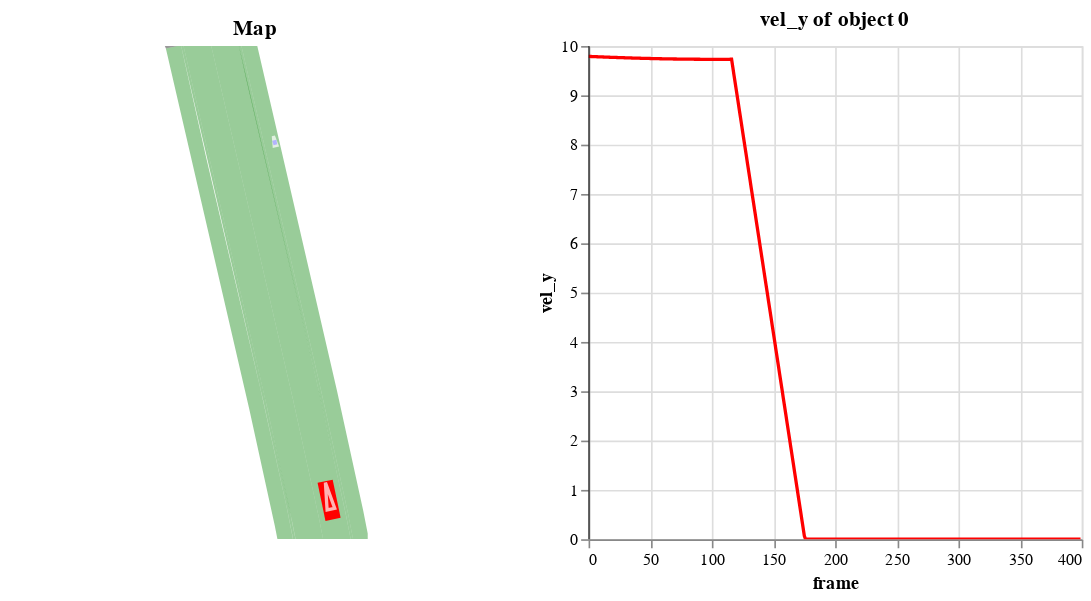

This figure's notebook cell:
### Markdown cell above
### Plot using Altair
You can create interactive plots with [altair](https://altair-viz.github.io/) using `plot_altair` function of the recording. If using the the function in a non notebook environment use `import altair as alt; alt.renderers.enable("browser")` to enable blotting in a browser and call `.show()` on the resulting chart.

### Code cell
r.plot_altair(start_frame=0, end_frame=400, metric_column="vel_y", idx=0)

### Figure 1 — Vega-Lite specification as saved in the notebook (floating-point values rounded to 4 significant figures; data arrays with more than 128 entries replaced by an {"elided": "..."} marker saying what was removed)
{"config": {"view": {"continuousWidth": 300, "continuousHeight": 300}}, "hconcat": [{"layer": [{"data": {"name": "data-29b18f8df5fa83f31778688de3365ec5"}, "mark": {"type": "geoshape", "fillOpacity": 0, "filled": false, "opacity": 0}}, {"data": {"name": "data-dd10b7731c6a30dee87fde6abf1720b8"}, "mark": {"type": "geoshape", "fillOpacity": 0.4, "filled": true}, "encoding": {"color": {"condition": [{"test": {"equal": true, "field": "properties.on_intersection"}, "value": "black"}], "value": "green"}, "tooltip": [{"field": "properties.idx", "type": "nominal"}, {"field": "properties.type", "type": "ordinal"}, {"field": "properties.subtype", "type": "ordinal"}, {"field": "properties.on_intersection", "type": "ordinal"}]}}, {"data": {"name": "data-7aadd398f5b0683b7ef26f9b37d19ad1"}, "mark": {"type": "geoshape"}, "encoding": {"color": {"condition": [{"test": {"equal": -1, "field": "properties.idx"}, "value": "red"}, {"test": {"equal": 0, "field": "properties.idx"}, "value": "red"}], "value": "blue"}, "tooltip": [{"field": "properties.idx", "type": "nominal"}, {"field": "properties.frame", "type": "nominal"}, {"field": "properties.type", "type": "ordinal"}]}, "transform": [{"filter": {"equal": {"expr": "param_1"}, "field": "properties.frame"}}]}, {"data": {"name": "data-fe50dad18f6ccd87015598ece2980c3e"}, "mark": {"type": "point", "color": "white", "shape": "wedge", "strokeWidth": 2}, "encoding": {"angle": {"field": "deg", "scale": {"domain": [180, -180], "range": [-90, 270]}, "type": "quantitative"}, "latitude": {"field": "y", "type": "quantitative"}, "longitude": {"field": "x", "type": "quantitative"}, "size": {"field": "size", "legend": null, "type": "quantitative"}, "tooltip": [{"field": "idx", "type": "nominal"}, {"field": "frame", "type": "nominal"}, {"field": "type", "type": "ordinal"}]}, "transform": [{"filter": {"equal": {"expr": "param_1"}, "field": "frame"}}]}], "projection": {"reflectY": true, "type": "identity"}, "title": "Map"}, {"layer": [{"data": {"name": "data-2931ee100fc66251f876f1fdfe0587a7"}, "mark": {"type": "line", "tooltip": true}, "encoding": {"color": {"value": "red"}, "x": {"field": "frame", "type": "quantitative"}, "y": {"field": "vel_y", "type": "quantitative"}}, "name": "view_1", "title": "vel_y of object 0"}, {"data": {"name": "empty"}, "mark": {"type": "rule"}, "encoding": {"x": {"scale": {"domain": [0, 399]}, "type": "quantitative", "datum": {"expr": "param_1"}}}}]}], "params": [{"name": "param_2", "select": {"type": "interval", "encodings": ["x", "y"]}, "bind": "scales", "views": ["view_1"]}, {"name": "param_1", "bind": {"input": "range", "max": 399, "min": 0, "name": "frame", "step": 1}, "value": 0}], "$schema": "https://vega.github.io/schema/vega-lite/v5.20.1.json", "datasets": {"data-29b18f8df5fa83f31778688de3365ec5": [{"type": "Feature", "geometry": {"type": "Polygon", "coordinates": [[[47.74, -12.69], [47.74, -74.92], [18.44, -74.92], [18.44, -12.69], [47.74, -12.69]]]}, "properties": {}}], "data-dd10b7731c6a30dee87fde6abf1720b8": [{"type": "Feature", "geometry": {"type": "Polygon", "coordinates": [[[41.46, -56.1], [44.84, -71.58], [45.49, -74.88], [41.92, -74.88], [41.38, -72.14], [38.03, -56.82], [27.45, -11.09], [31.05, -11.09], [41.46, -56.1]]]}, "properties": {"idx": 0, "type": "DRIVING", "subtype": "NORMAL", "on_intersection": false}}, {"type": "Feature", "geometry": {"type": "Polygon", "coordinates": [[[41.75, -56.05], [45.14, -71.54], [45.8, -74.88], [45.49, -74.88], [44.84, -71.6], [41.23, -55.12], [31.96, -15.37], [31.03, -11.09], [31.35, -11.09], [41.75, -56.05]]]}, "properties": {"idx": 1, "type": "NONDRIVING", "subtype": "BORDER", "on_intersection": false}}, {"type": "Feature", "geometry": {"type": "Polygon", "coordinates": [[[43.71, -55.63], [47.11, -71.21], [47.7, -74.18], [47.7, -74.88], [45.8, -74.88], [45.14, -71.54], [41.75, -56.05], [31.35, -11.09], [33.41, -11.09], [43.71, -55.63]]]}, "properties": {"idx": 2, "type": "NONDRIVING", "subtype": "SIDEWALK", "on_intersection": false}}, {"type": "Feature", "geometry": {"type": "Polygon", "coordinates": [[[37.93, -72.71], [34.6, -57.54], [23.86, -11.09], [27.45, -11.09], [38.03, -56.82], [41.38, -72.14], [41.92, -74.88], [38.36, -74.88], [37.93, -72.71]]]}, "properties": {"idx": 3, "type": "DRIVING", "subtype": "NORMAL", "on_intersection": false}}, {"type": "Feature", "geometry": {"type": "Polygon", "coordinates": [[[37.22, -70.78], [34.16, -56.94], [23.55, -11.09], [23.86, -11.09], [34.45, -56.87], [37.51, -70.72], [38.35, -74.88], [38.04, -74.88], [37.22, -70.78]]]}, "properties": {"idx": 4, "type": "NONDRIVING", "subtype": "BORDER", "on_intersection": false}}, {"type": "Feature", "geometry": {"type": "Polygon", "coordinates": [[[35.65, -73.07], [32.35, -58.01], [21.58, -11.41], [23.07, -11.09], [23.55, -11.09], [26.75, -25.33], [33.79, -55.34], [37.19, -70.65], [38.03, -74.88], [36.01, -74.88], [35.65, -73.07]]]}, "properties": {"idx": 5, "type": "NONDRIVING", "subtype": "SIDEWALK", "on_intersection": false}}, {"type": "Feature", "geometry": {"type": "Polygon", "coordinates": []}, "properties": {"idx": 6, "type": "DRIVING", "subtype": "NORMAL", "on_intersection": false}}, {"type": "Feature", "geometry": {"type": "Polygon", "coordinates": []}, "properties": {"idx": 7, "type": "NONDRIVING", "subtype": "BORDER", "on_intersection": false}}, {"type": "Feature", "geometry": {"type": "Polygon", "coordinates": []}, "properties": {"idx": 8, "type": "NONDRIVING", "subtype": "SIDEWALK", "on_intersection": false}}, {"type": "Feature", "geometry": {"type": "Polygon", "coordinates": []}, "properties": {"idx": 9, "type": "DRIVING", "subtype": "NORMAL", "on_intersection": false}}, {"type": "Feature", "geometry": {"type": "Polygon", "coordinates": []}, "properties": {"idx": 10, "type": "NONDRIVING", "subtype": "BORDER", "on_intersection": false}}, {"type": "Feature", "geometry": {"type": "Polygon", "coordinates": []}, "properties": {"idx": 11, "type": "NONDRIVING", "subtype": "SIDEWALK", "on_intersection": false}}, {"type": "Feature", "geometry": {"type": "Polygon", "coordinates": []}, "properties": {"idx": 12, "type": "DRIVING", "subtype": "NORMAL", "on_intersection": false}}, {"type": "Feature", "geometry": {"type": "Polygon", "coordinates": []}, "properties": {"idx": 13, "type": "NONDRIVING", "subtype": "BORDER", "on_intersection": false}}, {"type": "Feature", "geometry": {"type": "Polygon", "coordinates": []}, "properties": {"idx": 14, "type": "NONDRIVING", "subtype": "SIDEWALK", "on_intersection": false}}, {"type": "Feature", "geometry": {"type": "Polygon", "coordinates": []}, "properties": {"idx": 15, "type": "DRIVING", "subtype": "NORMAL", "on_intersection": false}}, {"type": "Feature", "geometry": {"type": "Polygon", "coordinates": []}, "properties": {"idx": 16, "type": "NONDRIVING", "subtype": "BORDER", "on_intersection": false}}, {"type": "Feature", "geometry": {"type": "Polygon", "coordinates": []}, "properties": {"idx": 17, "type": "NONDRIVING", "subtype": "SIDEWALK", "on_intersection": false}}, {"type": "Feature", "geometry": {"type": "Polygon", "coordinates": []}, "properties": {"idx": 18, "type": "DRIVING", "subtype": "NORMAL", "on_intersection": false}}, {"type": "Feature", "geometry": {"type": "Polygon", "coordinates": []}, "properties": {"idx": 19, "type": "NONDRIVING", "subtype": "BORDER", "on_intersection": false}}, {"type": "Feature", "geometry": {"type": "Polygon", "coordinates": []}, "properties": {"idx": 20, "type": "NONDRIVING", "subtype": "SIDEWALK", "on_intersection": false}}, {"type": "Feature", "geometry": {"type": "Polygon", "coordinates": []}, "properties": {"idx": 21, "type": "DRIVING", "subtype": "NORMAL", "on_intersection": false}}, {"type": "Feature", "geometry": {"type": "Polygon", "coordinates": []}, "properties": {"idx": 22, "type": "NONDRIVING", "subtype": "BORDER", "on_intersection": false}}, {"type": "Feature", "geometry": {"type": "Polygon", "coordinates": []}, "properties": {"idx": 23, "type": "NONDRIVING", "subtype": "SIDEWALK", "on_intersection": false}}, {"type": "Feature", "geometry": {"type": "Polygon", "coordinates": []}, "properties": {"idx": 24, "type": "INTERSECTION", "subtype": "NORMAL", "on_intersection": true}}, {"type": "Feature", "geometry": {"type": "Polygon", "coordinates": []}, "properties": {"idx": 25, "type": "INTERSECTION", "subtype": "NORMAL", "on_intersection": true}}, {"type": "Feature", "geometry": {"type": "Polygon", "coordinates": []}, "properties": {"idx": 26, "type": "INTERSECTION", "subtype": "BORDER", "on_intersection": true}}, {"type": "Feature", "geometry": {"type": "Polygon", "coordinates": []}, "properties": {"idx": 27, "type": "INTERSECTION", "subtype": "SIDEWALK", "on_intersection": true}}, {"type": "Feature", "geometry": {"type": "Polygon", "coordinates": []}, "properties": {"idx": 28, "type": "INTERSECTION", "subtype": "NORMAL", "on_intersection": true}}, {"type": "Feature", "geometry": {"type": "Polygon", "coordinates": []}, "properties": {"idx": 29, "type": "INTERSECTION", "subtype": "NORMAL", "on_intersection": true}}, {"type": "Feature", "geometry": {"type": "Polygon", "coordinates": []}, "properties": {"idx": 30, "type": "INTERSECTION", "subtype": "BORDER", "on_intersection": true}}, {"type": "Feature", "geometry": {"type": "Polygon", "coordinates": []}, "properties": {"idx": 31, "type": "INTERSECTION", "subtype": "SIDEWALK", "on_intersection": true}}, {"type": "Feature", "geometry": {"type": "Polygon", "coordinates": []}, "properties": {"idx": 32, "type": "INTERSECTION", "subtype": "NORMAL", "on_intersection": true}}, {"type": "Feature", "geometry": {"type": "Polygon", "coordinates": []}, "properties": {"idx": 33, "type": "INTERSECTION", "subtype": "NORMAL", "on_intersection": true}}, {"type": "Feature", "geometry": {"type": "Polygon", "coordinates": []}, "properties": {"idx": 34, "type": "INTERSECTION", "subtype": "NORMAL", "on_intersection": true}}, {"type": "Feature", "geometry": {"type": "Polygon", "coordinates": []}, "properties": {"idx": 35, "type": "INTERSECTION", "subtype": "BORDER", "on_intersection": true}}, {"type": "Feature", "geometry": {"type": "Polygon", "coordinates": [[[21.58, -11.41], [21.44, -11.09], [23.08, -11.09], [21.58, -11.41]]]}, "properties": {"idx": 36, "type": "INTERSECTION", "subtype": "SIDEWALK", "on_intersection": true}}, {"type": "Feature", "geometry": {"type": "Polygon", "coordinates": []}, "properties": {"idx": 37, "type": "INTERSECTION", "subtype": "NORMAL", "on_intersection": true}}, {"type": "Feature", "geometry": {"type": "Polygon", "coordinates": []}, "properties": {"idx": 38, "type": "INTERSECTION", "subtype": "NORMAL", "on_intersection": true}}, {"type": "Feature", "geometry": {"type": "Polygon", "coordinates": []}, "properties": {"idx": 39, "type": "INTERSECTION", "subtype": "NORMAL", "on_intersection": true}}, {"type": "Feature", "geometry": {"type": "Polygon", "coordinates": []}, "properties": {"idx": 40, "type": "INTERSECTION", "subtype": "NORMAL", "on_intersection": true}}, {"type": "Feature", "geometry": {"type": "Polygon", "coordinates": []}, "properties": {"idx": 41, "type": "INTERSECTION", "subtype": "NORMAL", "on_intersection": true}}, {"type": "Feature", "geometry": {"type": "Polygon", "coordinates": []}, "properties": {"idx": 42, "type": "INTERSECTION", "subtype": "BORDER", "on_intersection": true}}, {"type": "Feature", "geometry": {"type": "Polygon", "coordinates": []}, "properties": {"idx": 43, "type": "INTERSECTION", "subtype": "SIDEWALK", "on_intersection": true}}], "data-7aadd398f5b0683b7ef26f9b37d19ad1": {"elided": "800 records"}, "data-fe50dad18f6ccd87015598ece2980c3e": {"elided": "800 records"}, "data-2931ee100fc66251f876f1fdfe0587a7": {"elided": "400 records"}, "empty": [{}]}}
